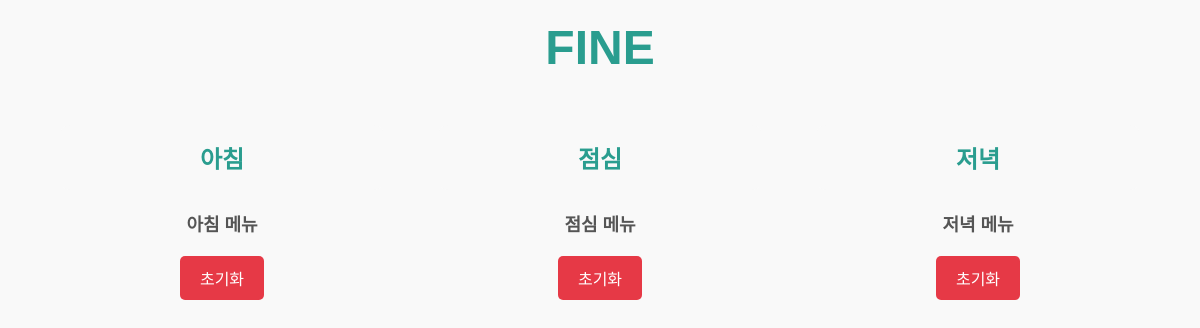
Before: /siksa with the older database file.
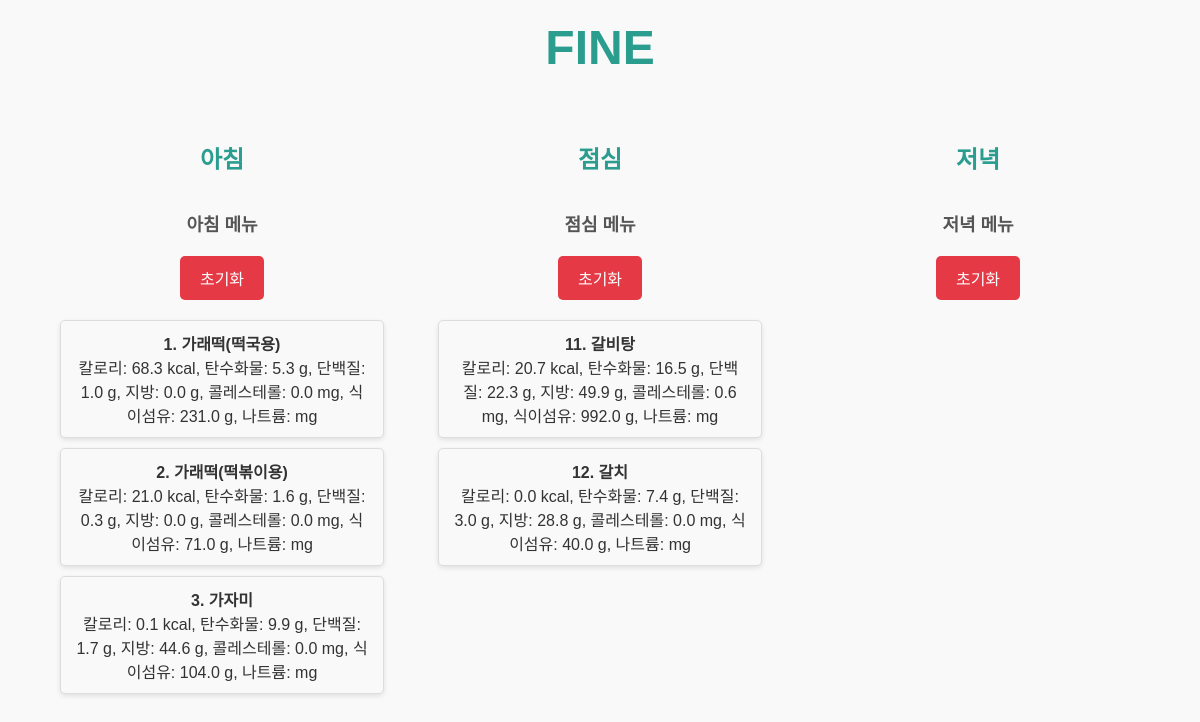
After: the same page with the newer database file.
### tables this page shows
CREATE TABLE "breakfast" (
	"음식명"	TEXT,
	"식품코드"	INTEGER,
	"칼로리"	REAL,
	"탄수화물"	REAL,
	"단백질"	REAL,
	"지방"	REAL,
	"콜레스테롤"	REAL,
	"식이섬유"	REAL,
	"나트륨"	REAL,
	PRIMARY KEY("식품코드" AUTOINCREMENT)
);

CREATE TABLE "lunch" (
	"음식명"	TEXT,
	"식품코드"	INTEGER,
	"칼로리"	REAL,
	"탄수화물"	REAL,
	"단백질"	REAL,
	"지방"	REAL,
	"콜레스테롤"	REAL,
	"식이섬유"	REAL,
	"나트륨"	REAL,
	PRIMARY KEY("식품코드" AUTOINCREMENT)
);

### FINE.py (the view)
@app.route('/siksa')
def siksa():
    breakfast_data = get_table_data('breakfast')
    lunch_data = get_table_data('lunch')
    dinner_data = get_table_data('dinner')
    return render_template(
        'siksa.html',
        breakfast_data=breakfast_data,
        lunch_data=lunch_data,
        dinner_data=dinner_data,
    )

### FINE.py (called while the page is built)
def get_table_data(table_name):
    conn = sqlite3.connect('food_db.db')
    cursor = conn.cursor()
    query = f"SELECT * FROM {table_name}"
    cursor.execute(query)
    data = cursor.fetchall()
    conn.close()
    return data

### templates/siksa.html (shortened to what this page needs)
<!DOCTYPE html>
<html lang="ko">
<head>
</head>
<body>
    <div class="header">
        <a href="/" class="logo">FINE</a>
    </div>
    <div class="container">
        <div class="section">
            <a href="/breakfast" class="button">아침</a>
            <div class="list-title">아침 메뉴</div>
            <button class="reset-button" onclick="resetTable('breakfast')">초기화</button>
            <ul class="food-list">
                {% for item in breakfast_data %}
                <li>
                    <strong>{{ item[1] }}. {{ item[0] }}</strong>
                    <br>
                    칼로리: {{ item[3] }} kcal, 탄수화물: {{ item[4] }} g, 단백질: {{ item[5] }} g, 지방: {{ item[6] }} g,
                    콜레스테롤: {{ item[7] }} mg, 식이섬유: {{ item[8] }} g, 나트륨: {{ item[9] }} mg
                </li>
                {% endfor %}
            </ul>
        </div>
        <div class="section">
            <a href="/lunch" class="button">점심</a>
            <div class="list-title">점심 메뉴</div>
            <button class="reset-button" onclick="resetTable('lunch')">초기화</button>
            <ul class="food-list">
                {% for item in lunch_data %}
                <li>
                    <strong>{{ item[1] }}. {{ item[0] }}</strong>
                    <br>
                    칼로리: {{ item[3] }} kcal, 탄수화물: {{ item[4] }} g, 단백질: {{ item[5] }} g, 지방: {{ item[6] }} g,
                    콜레스테롤: {{ item[7] }} mg, 식이섬유: {{ item[8] }} g, 나트륨: {{ item[9] }} mg
                </li>
                {% endfor %}
            </ul>
        </div>
        <div class="section">
            <a href="/dinner" class="button">저녁</a>
            <div class="list-title">저녁 메뉴</div>
            <button class="reset-button" onclick="resetTable('dinner')">초기화</button>
        </div>
    </div>
</body>
</html>

### templates/siksa.html (style rules this page uses)
body { font-family: Arial, sans-serif; background-color: #f9f9f9; color: #333; margin: 0; padding: 0; display: flex; flex-direction: column; align-items: center; }
.header { margin-top: 20px; text-align: center; margin-bottom: 30px; }
.logo { font-size: 48px; font-weight: bold; color: #2a9d8f; text-decoration: none; }
.container { display: flex; justify-content: space-between; width: 90%; margin-top: 20px; }
.section { text-align: center; width: 30%; }
.button { padding: 15px 30px; font-size: 24px; font-weight: bold; color: #2a9d8f; background-color: #f9f9f9; border: none; border-radius: 10px; cursor: pointer; text-decoration: none; display: block; margin: 0 auto; margin-bottom: 20px; }
.reset-button { padding: 10px 20px; font-size: 16px; color: white; background-color: #e63946; border: none; border-radius: 5px; cursor: pointer; margin-top: 10px; margin-bottom: 20px; }
.list-title { font-size: 18px; font-weight: bold; color: #555; margin-bottom: 10px; }
.food-list { list-style: none; padding: 0; margin: 0 auto; }
.food-list li { background-color: #f9f9f9; border: 1px solid #ddd; border-radius: 5px; margin-bottom: 10px; padding: 10px 15px; box-shadow: 0 2px 5px rgba(0, 0, 0, 0.1); }

Changed rows visible on the page:
added breakfast: 식품코드 "1", 음식명 "가래떡(떡국용)", 탄수화물 "68.3", 단백질 "5.3", 지방 "1.0", 콜레스테롤 "0.0", 식이섬유 "0.0", 나트륨 "231.0"
added breakfast: 식품코드 "2", 음식명 "가래떡(떡볶이용)", 탄수화물 "21.0", 단백질 "1.6", 지방 "0.3", 콜레스테롤 "0.0", 식이섬유 "0.0", 나트륨 "71.0"
added breakfast: 식품코드 "3", 음식명 "가자미", 탄수화물 "0.1", 단백질 "9.9", 지방 "1.7", 콜레스테롤 "44.6", 식이섬유 "0.0", 나트륨 "104.0"
added lunch: 식품코드 "11", 음식명 "갈비탕", 탄수화물 "20.7", 단백질 "16.5", 지방 "22.3", 콜레스테롤 "49.9", 식이섬유 "0.6", 나트륨 "992.0"
added lunch: 식품코드 "12", 음식명 "갈치", 탄수화물 "0.0", 단백질 "7.4", 지방 "3.0", 콜레스테롤 "28.8", 식이섬유 "0.0", 나트륨 "40.0"
